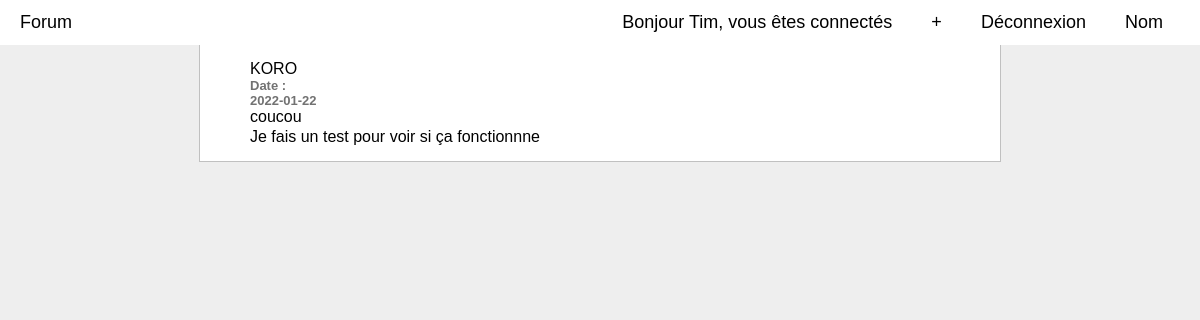
The page /details.php?id=9 (signed in) on the database its author committed.
### tables this page shows
CREATE TABLE `users` (
  `ID` int(11) NOT NULL,
  `USERNAME` varchar(80) NOT NULL,
  `PASSWORD` varchar(80) NOT NULL,
  `MAIL` varchar(80) NOT NULL
);

CREATE TABLE `articles` (
  `ID` int(11) NOT NULL,
  `TITLE` varchar(80) NOT NULL,
  `DESCRIPTION` varchar(80) NOT NULL,
  `DATE_CREATION` date NOT NULL,
  `ID_AUTHOR` int(11) NOT NULL
);

### details.php (the view, shortened to what this page needs)
<!DOCTYPE html>
<html>
    <head>
        <link rel="stylesheet" href="assets/css/details.css">
    </head>
    <body>
        <form action="" method="POST">
            <div class="navbar">
                <div class="nav-cont">
                    <a href="home.php">Forum</a>
                    <div class="nav-r">
                        <?php
                            if(!isset($_SESSION["username"])){
                                header("Location: login.php");
                                exit();
                            }
                            elseif($_SESSION['username'] !== ""){
                                $user = $_SESSION['username'];
                                echo "<a>Bonjour $user, vous êtes connectés</a>";
                            }
                        ?>
                        <a href="new.php">+</a>
                        <a href="login.php" onclick="logOut();">Déconnexion</a>
                        <a href="account.php">Nom</a>
                    </div>
                </div>
            </div>
            <div class="container">
                <?php
                    include("loginDB.php");
                    $idPost = $_GET['id'];
                    $requete = "SELECT * FROM articles WHERE ID='".$idPost."'";
                    $exec = mysqli_query($mysqli,$requete);
                    $rep = mysqli_fetch_array($exec);
                    $requete2 = "SELECT users.USERNAME FROM articles INNER JOIN `users` ON users.ID = articles.ID_AUTHOR
                    WHERE articles.ID='".$idPost."'";
                    $exec2 = mysqli_query($mysqli,$requete2);
                    $rep2 = mysqli_fetch_array($exec2);
                ?>
                <div class="articles">
                    <div id="username">
                        <p><?php echo $rep2['USERNAME'];?></p>
                    </div>
                    <div class="date">
                        <p>Date : </p>
                        <p><?php echo $rep['DATE_CREATION']?></p>
                    </div>
                    <div id="titre">
                        <p class="titre"><?php echo $rep['TITLE']?></p>
                    </div>
                    <div class="description">
                        <p class="description"><?php echo $rep['DESCRIPTION']?></a>
                    </div>
                </div>
                <div class="divider"></div>
            </div>
        </form>
    </body>
</html>

### assets/css/details.css (style rules this page uses)
* { margin: 0; padding: 0; font-family: sans-serif; }
body { background-color: rgb(238, 238, 238); }
.navbar { width: 100%; background-color: white; font-size: large; }
.navbar a { text-decoration: none; color: black; }
.nav-cont { height: 2.8rem; margin-left: 20px; margin-right: 20px; display: flex; justify-content: space-between; align-items: center; }
.nav-r a { padding: 15px; border-radius: 3px; margin: 2px; }
.container { margin: auto; width: 50rem; background-color: white; border-left: solid 1px rgb(192, 192, 192); border-right: solid 1px rgb(192, 192, 192); }
.articles { padding-top: 15px; margin-right: 50px; margin-left: 50px; }
.date { color: rgb(114, 114, 114); font-weight: bold; font-size: small; }
.description { margin-top: 2px; margin-bottom: 2px; }
.divider { background-color: rgb(192, 192, 192); width: 100%; height: 1px; margin-top: 15px; margin-bottom: 15px; }

### rows shown on the page
users: USERNAME "KORO"
articles: DATE_CREATION "2022-01-22", TITLE "coucou", DESCRIPTION "Je fais un test pour voir si ça fonctionnne"

### other values the page prints
$user "Tim"
